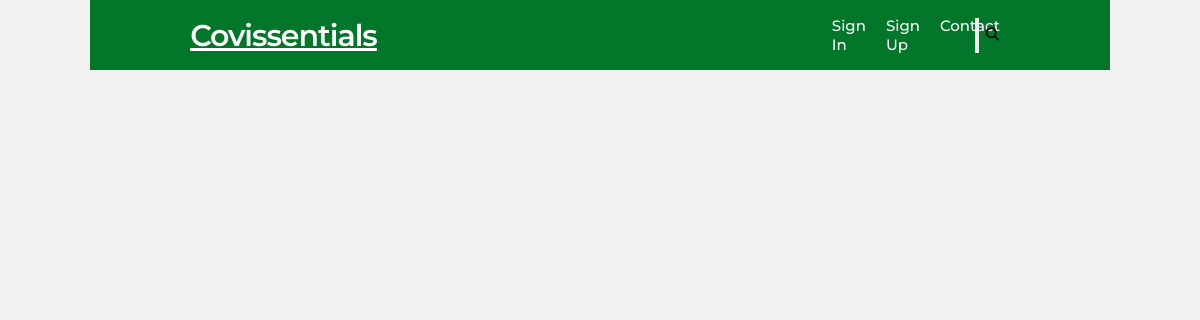
/display/, run on an earlier commit of the app's database.
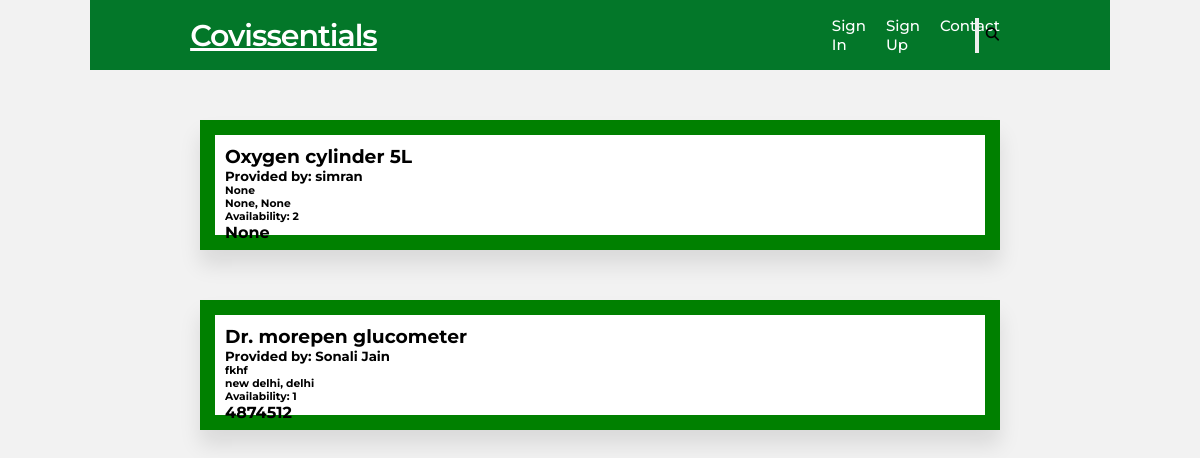
And on a later commit of the database.
### mainApp/models.py (models this page shows, shortened)
class Resource(models.Model):
    rname = models.CharField(max_length=50)
    provider = models.ForeignKey(Provider, on_delete=models.CASCADE)
    avail=models.IntegerField(default=0,null=True,blank=True)
    category = models.ForeignKey(Category,on_delete=models.CASCADE)
    blood_group = models.CharField(max_length=20, null=True, blank=True, default=None)

class Provider(models.Model):
    name = models.CharField(max_length=20)
    uname = models.CharField(max_length=20)
    email = models.EmailField()
    phone = models.CharField(max_length=20, default=None, null=True, blank=True)
    area = models.CharField(max_length=20, default=None, null=True, blank=True)
    city = models.CharField(max_length=20, default=None, null=True, blank=True)
    state = models.CharField(max_length=20, default=None, null=True, blank=True)
    pin = models.CharField(max_length=20, default=None, null=True, blank=True)

### mainApp/views.py (the view)
# urls.py: path('display/', views.display),
def display(request):
    r = Resource.objects.all()
    return render(request, "display.html", {"Resource": r})

### mainApp/templates/display.html
{% extends 'index.html' %}
{% load static %}
{% block body %}
{% for i in Resource %}
<div class="myDiv">
    <h3>{{i.rname}}</h3>
    <h5>Provided by: {{i.provider.name}}</h5>
    <h6>{{i.provider.area}}</h6>
    <h6> {{i.provider.city}}, {{i.provider.state}}</h6>
    <h6> Availability: {{i.avail}}</h6>
    <h4>{{i.provider.phone}}</h4>
</div>
{% endfor %}
{% endblock %}

What changed in the data, as far as the page shows it:
added Resource: rname "Oxygen cylinder 5L", provider.name "simran", provider.area "None", provider.city "None", provider.state "None", avail "2", provider.phone "None"
added Resource: rname "Dr. morepen glucometer", provider.name "Sonali Jain", provider.area "fkhf", provider.city "new delhi", provider.state "delhi", avail "1", provider.phone "4874512"
